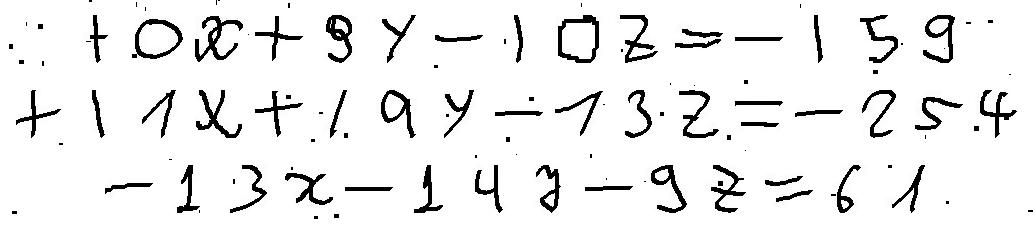
#> input picture command_line_tool/data/example.jpg, 1035 x 225 px
$ python -i image_parsing_helpers.py   (imports and definitions only)   (older library calls are emulated)
#> lines starting #> are read from the running program, lines starting #| are printed output that depends on the picture
#> further down, picture is the input picture: shape (225, 1035, 3); min 0, max 255, mean 235.6
import cv2 as cv
from matplotlib import pyplot as plt
import pandas as pd
import numpy as np
import math
import os
from PIL import Image

# [213 lines left out: functions transform_image, remove_fragments, find_borders, extract_sections, not called in this run]

def extract_figures(image, dila_iterations_x = 1, dila_iterations_y = 1, contour_thresh = 1, pixel_increase = 0, plot = False):
    """ extract a single image for each symbol in the line images. The areas resembling the symbols
    are found via contours (borders of areas of same pixel values)
    params:
        image: image array
        dila_iterations: number of dilation iterations used
        contour_tresh: minimum contour area a contour must have to be extracted
        pixel_increase: some padding for the extracted image
    returns: list of 2D image matrices sorted by their horizontal position in the image
    """
#> called with dila_iterations_x = 1, dila_iterations_y = 1, contour_thresh = 1, pixel_increase = 0, plot = False

    kernel_x = np.ones([1,2])
    image_dilation = cv.dilate(image, kernel_x, iterations = dila_iterations_x)
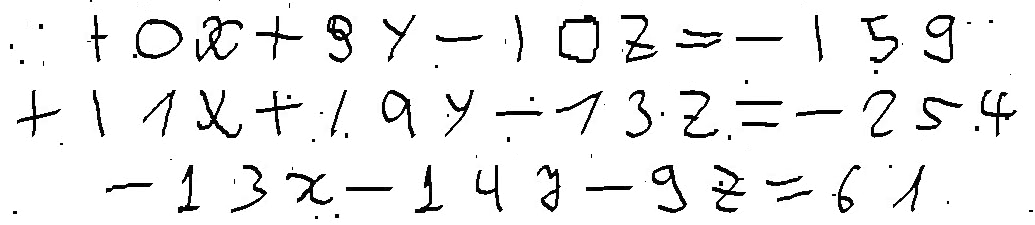
#> image_dilation: shape (225, 1035, 3); min 0, max 255, mean 239.1

    kernel_y = np.ones([2,1])
    image_dilation = cv.dilate(image_dilation, kernel_y, iterations = dila_iterations_y)
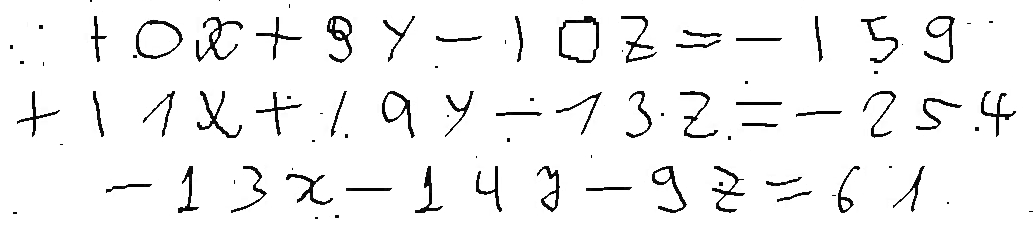
#> image_dilation: shape (225, 1035, 3); min 0, max 255, mean 242.3

    #cv.RETR_EXTERNAL, only parents, all childs are discarded
#> (the run stopped early here; a loop or call above may not have finished)
